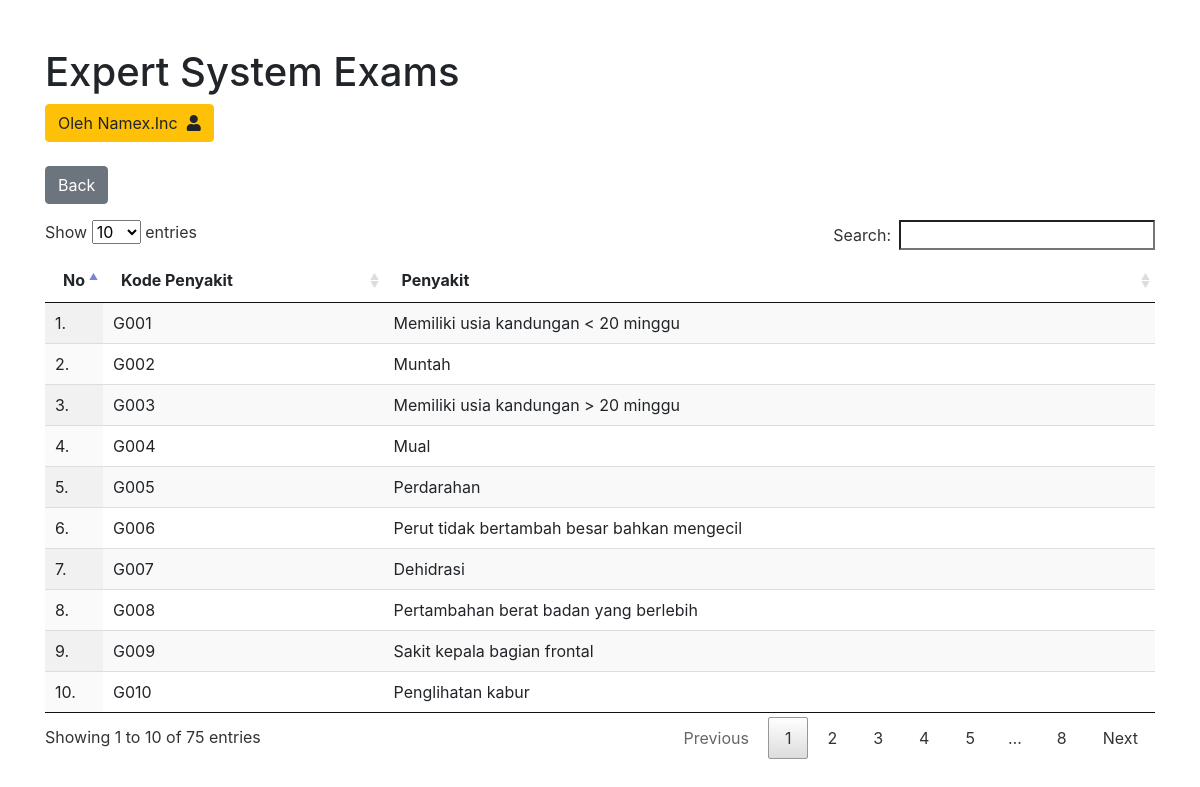
/index.php/gejala, run on the app's committed database.
### tables this page shows
CREATE TABLE `gejala` (
  `Kode_Gejala` varchar(50) NOT NULL,
  `Nama_Gejala` varchar(50) NOT NULL
);

### application/controllers/Gejala.php (called while the page is built, shortened)
<?php
class Gejala extends CI_Controller {
	public function index()
	{
		$data['gejala'] = $this->db->get('gejala')->result_array();
		$this->load->view('header');
		$this->load->view('sistem-pakar/gejala', $data);
		$this->load->view('footer');
	}
}

### index.php (called while the page is built, shortened)
<?php
require_once BASEPATH.'core/CodeIgniter.php';

### application/views/sistem-pakar/gejala.php (the view)
<a class="btn btn-secondary" href="<?= base_url('') ?>">Back</a>
<div class="mt-3 mb-5 bg-blue">
<table id="table_id" class="display ">
    <thead>
        <tr>
            <th scope="row" width="2">No</th>
            <th scope="row">Kode Penyakit</th>
            <th scope="row">Penyakit</th>
        </tr>
    </thead>
    <tbody>
        <?php $i=1; foreach ($gejala as $value) : ?>
        <tr>
            <td><?= $i ?>.</td>
            <td><?= $value['Kode_Gejala'] ?></td>
            <td><?= $value['Nama_Gejala'] ?></td>
        </tr>
       <?php $i++; endforeach; ?>
    </tbody>
</table>
</div>

### application/views/header.php (shortened to what this page needs)
<!DOCTYPE html>
<html lang="en">
<head>
    <link rel="stylesheet" href="<?= base_url('assets/css/bootstrap.min.css') ?>">
	<link href="<?= base_url('assets/fontawesome/css/all.css') ?>" rel="stylesheet">
    <link rel="stylesheet" type="text/css" href="<?= base_url('assets/css/jquery.dataTables.min.css') ?>">
</head>
<body>
<div class="container">
<div class="mt-5">
<h1>Expert System Exams</h1>
<a href="<?= base_url('startup/team') ?>" class="btn btn-warning">Oleh Namex.Inc&nbsp;&nbsp;<i class="fa fa-user"></i></a><br><br>

### application/views/footer.php (shortened to what this page needs)
</div>
</div>
</body>
</html>

### data on the page
gejala: Kode_Gejala "G001", Nama_Gejala "Memiliki usia kandungan < 20 minggu"
gejala: Kode_Gejala "G002", Nama_Gejala "Muntah"
gejala: Kode_Gejala "G003", Nama_Gejala "Memiliki usia kandungan > 20 minggu"
gejala: Kode_Gejala "G004", Nama_Gejala "Mual"
gejala: Kode_Gejala "G005", Nama_Gejala "Perdarahan"
gejala: Kode_Gejala "G006", Nama_Gejala "Perut tidak bertambah besar bahkan mengecil"
gejala: Kode_Gejala "G007", Nama_Gejala "Dehidrasi"
gejala: Kode_Gejala "G008", Nama_Gejala "Pertambahan berat badan yang berlebih"
gejala: Kode_Gejala "G009", Nama_Gejala "Sakit kepala bagian frontal"
gejala: Kode_Gejala "G010", Nama_Gejala "Penglihatan kabur"
